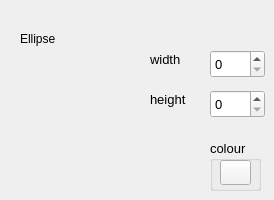
       <widget class="QWidget" name="page_ellipse">
        <widget class="QSpinBox" name="spinEllipseWidth">
         <property name="geometry">
          <rect>
           <x>210</x>
           <y>50</y>
           <width>55</width>
           <height>28</height>
          </rect>
         </property>
         <property name="font">
          <font>
           <pointsize>10</pointsize>
           <weight>50</weight>
           <bold>false</bold>
          </font>
         </property>
        </widget>
        <widget class="QSpinBox" name="spinEllipseHeight">
         <property name="geometry">
          <rect>
           <x>210</x>
           <y>90</y>
           <width>55</width>
           <height>28</height>
          </rect>
         </property>
         <property name="font">
          <font>
           <pointsize>10</pointsize>
           <weight>50</weight>
           <bold>false</bold>
          </font>
         </property>
        </widget>
        <widget class="QLabel" name="label_32">
         <property name="geometry">
          <rect>
           <x>20</x>
           <y>30</y>
           <width>62</width>
           <height>18</height>
          </rect>
         </property>
         <property name="text">
          <string>Ellipse</string>
         </property>
        </widget>
        <widget class="QLabel" name="label_33">
         <property name="geometry">
          <rect>
           <x>150</x>
           <y>50</y>
           <width>41</width>
           <height>18</height>
          </rect>
         </property>
         <property name="font">
          <font>
           <pointsize>10</pointsize>
           <weight>50</weight>
           <bold>false</bold>
          </font>
         </property>
         <property name="text">
          <string>width</string>
         </property>
        </widget>
        <widget class="QLabel" name="label_34">
         <property name="geometry">
          <rect>
           <x>150</x>
           <y>90</y>
           <width>51</width>
           <height>18</height>
          </rect>
         </property>
         <property name="font">
          <font>
           <pointsize>10</pointsize>
           <weight>50</weight>
           <bold>false</bold>
          </font>
         </property>
         <property name="text">
          <string>height</string>
         </property>
        </widget>
        <widget class="QGroupBox" name="groupBoxEllipseColour">
         <property name="geometry">
          <rect>
           <x>210</x>
           <y>140</y>
           <width>51</width>
           <height>51</height>
          </rect>
         </property>
         <property name="palette">
          <palette>
           <active>
            <colorrole role="WindowText">
             <brush brushstyle="SolidPattern">
              <color alpha="255">
               <red>0</red>
               <green>0</green>
               <blue>0</blue>
              </color>
             </brush>
            </colorrole>
            <colorrole role="Button">
             <brush brushstyle="SolidPattern">
              <color alpha="255">
               <red>242</red>
               <green>242</green>
               <blue>242</blue>
              </color>
             </brush>
            </colorrole>
            <colorrole role="Light">
             <brush brushstyle="SolidPattern">
              <color alpha="255">
               <red>255</red>
               <green>255</green>
               <blue>255</blue>
              </color>
             </brush>
            </colorrole>
            <colorrole role="Midlight">
             <brush brushstyle="SolidPattern">
              <color alpha="255">
               <red>248</red>
               <green>248</green>
               <blue>248</blue>
              </color>
             </brush>
            </colorrole>
            <colorrole role="Dark">
             <brush brushstyle="SolidPattern">
              <color alpha="255">
               <red>121</red>
               <green>121</green>
               <blue>121</blue>
              </color>
             </brush>
            </colorrole>
            <colorrole role="Mid">
             <brush brushstyle="SolidPattern">
              <color alpha="255">
               <red>161</red>
               <green>161</green>
               <blue>161</blue>
              </color>
             </brush>
            </colorrole>
            <colorrole role="Text">
             <brush brushstyle="SolidPattern">
              <color alpha="255">
               <red>0</red>
               <green>0</green>
               <blue>0</blue>
              </color>
             </brush>
            </colorrole>
            <colorrole role="BrightText">
             <brush brushstyle="SolidPattern">
              <color alpha="255">
               <red>255</red>
               <green>255</green>
               <blue>255</blue>
              </color>
             </brush>
            </colorrole>
            <colorrole role="ButtonText">
             <brush brushstyle="SolidPattern">
              <color alpha="255">
               <red>0</red>
               <green>0</green>
               <blue>0</blue>
              </color>
             </brush>
            </colorrole>
            <colorrole role="Base">
             <brush brushstyle="SolidPattern">
              <color alpha="255">
               <red>255</red>
               <green>255</green>
               <blue>255</blue>
              </color>
             </brush>
            </colorrole>
            <colorrole role="Window">
             <brush brushstyle="SolidPattern">
              <color alpha="255">
               <red>242</red>
               <green>242</green>
               <blue>242</blue>
              </color>
             </brush>
            </colorrole>
            <colorrole role="Shadow">
             <brush brushstyle="SolidPattern">
              <color alpha="255">
               <red>0</red>
               <green>0</green>
               <blue>0</blue>
              </color>
             </brush>
            </colorrole>
            <colorrole role="AlternateBase">
             <brush brushstyle="SolidPattern">
              <color alpha="255">
               <red>248</red>
               <green>248</green>
               <blue>248</blue>
              </color>
             </brush>
            </colorrole>
            <colorrole role="ToolTipBase">
             <brush brushstyle="SolidPattern">
              <color alpha="255">
               <red>255</red>
               <green>255</green>
               <blue>220</blue>
              </color>
             </brush>
            </colorrole>
            <colorrole role="ToolTipText">
             <brush brushstyle="SolidPattern">
              <color alpha="255">
               <red>0</red>
               <green>0</green>
               <blue>0</blue>
              </color>
             </brush>
            </colorrole>
            <colorrole role="PlaceholderText">
             <brush brushstyle="NoBrush">
              <color alpha="128">
               <red>0</red>
               <green>0</green>
               <blue>0</blue>
              </color>
             </brush>
            </colorrole>
           </active>
           <inactive>
            <colorrole role="WindowText">
             <brush brushstyle="SolidPattern">
              <color alpha="255">
               <red>0</red>
               <green>0</green>
               <blue>0</blue>
              </color>
             </brush>
            </colorrole>
            <colorrole role="Button">
             <brush brushstyle="SolidPattern">
              <color alpha="255">
               <red>242</red>
               <green>242</green>
               <blue>242</blue>
              </color>
             </brush>
            </colorrole>
            <colorrole role="Light">
             <brush brushstyle="SolidPattern">
              <color alpha="255">
               <red>255</red>
               <green>255</green>
               <blue>255</blue>
              </color>
             </brush>
            </colorrole>
            <colorrole role="Midlight">
             <brush brushstyle="SolidPattern">
              <color alpha="255">
               <red>248</red>
               <green>248</green>
               <blue>248</blue>
              </color>
             </brush>
            </colorrole>
            <colorrole role="Dark">
             <brush brushstyle="SolidPattern">
              <color alpha="255">
               <red>121</red>
               <green>121</green>
               <blue>121</blue>
              </color>
             </brush>
            </colorrole>
            <colorrole role="Mid">
             <brush brushstyle="SolidPattern">
              <color alpha="255">
               <red>161</red>
               <green>161</green>
               <blue>161</blue>
              </color>
             </brush>
            </colorrole>
            <colorrole role="Text">
             <brush brushstyle="SolidPattern">
              <color alpha="255">
               <red>0</red>
               <green>0</green>
               <blue>0</blue>
              </color>
             </brush>
            </colorrole>
            <colorrole role="BrightText">
             <brush brushstyle="SolidPattern">
              <color alpha="255">
               <red>255</red>
               <green>255</green>
               <blue>255</blue>
              </color>
             </brush>
            </colorrole>
            <colorrole role="ButtonText">
             <brush brushstyle="SolidPattern">
              <color alpha="255">
               <red>0</red>
               <green>0</green>
               <blue>0</blue>
              </color>
             </brush>
            </colorrole>
            <colorrole role="Base">
             <brush brushstyle="SolidPattern">
              <color alpha="255">
               <red>255</red>
               <green>255</green>
               <blue>255</blue>
              </color>
             </brush>
            </colorrole>
            <colorrole role="Window">
             <brush brushstyle="SolidPattern">
              <color alpha="255">
               <red>242</red>
               <green>242</green>
               <blue>242</blue>
              </color>
             </brush>
            </colorrole>
            <colorrole role="Shadow">
             <brush brushstyle="SolidPattern">
              <color alpha="255">
               <red>0</red>
               <green>0</green>
               <blue>0</blue>
              </color>
             </brush>
            </colorrole>
            <colorrole role="AlternateBase">
             <brush brushstyle="SolidPattern">
              <color alpha="255">
               <red>248</red>
               <green>248</green>
               <blue>248</blue>
              </color>
             </brush>
            </colorrole>
            <colorrole role="ToolTipBase">
             <brush brushstyle="SolidPattern">
              <color alpha="255">
               <red>255</red>
               <green>255</green>
               <blue>220</blue>
              </color>
             </brush>
            </colorrole>
            <colorrole role="ToolTipText">
             <brush brushstyle="SolidPattern">
              <color alpha="255">
               <red>0</red>
               <green>0</green>
               <blue>0</blue>
              </color>
             </brush>
            </colorrole>
            <colorrole role="PlaceholderText">
             <brush brushstyle="NoBrush">
              <color alpha="128">
               <red>0</red>
               <green>0</green>
               <blue>0</blue>
              </color>
             </brush>
            </colorrole>
           </inactive>
           <disabled>
            <colorrole role="WindowText">
             <brush brushstyle="SolidPattern">
              <color alpha="255">
               <red>121</red>
               <green>121</green>
               <blue>121</blue>
              </color>
             </brush>
            </colorrole>
            <colorrole role="Button">
             <brush brushstyle="SolidPattern">
              <color alpha="255">
               <red>242</red>
               <green>242</green>
               <blue>242</blue>
              </color>
             </brush>
            </colorrole>
            <colorrole role="Light">
             <brush brushstyle="SolidPattern">
              <color alpha="255">
               <red>255</red>
               <green>255</green>
               <blue>255</blue>
              </color>
             </brush>
            </colorrole>
            <colorrole role="Midlight">
             <brush brushstyle="SolidPattern">
              <color alpha="255">
               <red>248</red>
               <green>248</green>
               <blue>248</blue>
              </color>
             </brush>
            </colorrole>
            <colorrole role="Dark">
             <brush brushstyle="SolidPattern">
              <color alpha="255">
               <red>121</red>
               <green>121</green>
               <blue>121</blue>
              </color>
             </brush>
            </colorrole>
            <colorrole role="Mid">
             <brush brushstyle="SolidPattern">
              <color alpha="255">
               <red>161</red>
               <green>161</green>
               <blue>161</blue>
              </color>
             </brush>
            </colorrole>
            <colorrole role="Text">
             <brush brushstyle="SolidPattern">
              <color alpha="255">
               <red>121</red>
               <green>121</green>
               <blue>121</blue>
              </color>
             </brush>
            </colorrole>
            <colorrole role="BrightText">
             <brush brushstyle="SolidPattern">
              <color alpha="255">
               <red>255</red>
               <green>255</green>
               <blue>255</blue>
              </color>
             </brush>
            </colorrole>
            <colorrole role="ButtonText">
             <brush brushstyle="SolidPattern">
              <color alpha="255">
               <red>121</red>
               <green>121</green>
               <blue>121</blue>
              </color>
             </brush>
            </colorrole>
            <colorrole role="Base">
             <brush brushstyle="SolidPattern">
              <color alpha="255">
               <red>242</red>
               <green>242</green>
               <blue>242</blue>
              </color>
             </brush>
            </colorrole>
            <colorrole role="Window">
             <brush brushstyle="SolidPattern">
              <color alpha="255">
               <red>242</red>
               <green>242</green>
               <blue>242</blue>
              </color>
             </brush>
            </colorrole>
            <colorrole role="Shadow">
             <brush brushstyle="SolidPattern">
              <color alpha="255">
               <red>0</red>
               <green>0</green>
               <blue>0</blue>
              </color>
             </brush>
            </colorrole>
            <colorrole role="AlternateBase">
             <brush brushstyle="SolidPattern">
              <color alpha="255">
               <red>242</red>
               <green>242</green>
               <blue>242</blue>
              </color>
             </brush>
            </colorrole>
            <colorrole role="ToolTipBase">
             <brush brushstyle="SolidPattern">
              <color alpha="255">
               <red>255</red>
               <green>255</green>
               <blue>220</blue>
              </color>
             </brush>
            </colorrole>
            <colorrole role="ToolTipText">
             <brush brushstyle="SolidPattern">
              <color alpha="255">
               <red>0</red>
               <green>0</green>
               <blue>0</blue>
              </color>
             </brush>
            </colorrole>
            <colorrole role="PlaceholderText">
             <brush brushstyle="NoBrush">
              <color alpha="128">
               <red>0</red>
               <green>0</green>
               <blue>0</blue>
              </color>
             </brush>
            </colorrole>
           </disabled>
          </palette>
         </property>
         <property name="font">
          <font>
           <pointsize>10</pointsize>
           <weight>50</weight>
           <bold>false</bold>
          </font>
         </property>
         <property name="title">
          <string>colour</string>
         </property>
         <widget class="QToolButton" name="toolEllipseColour">
          <property name="geometry">
           <rect>
            <x>10</x>
            <y>20</y>
            <width>31</width>
            <height>25</height>
           </rect>
          </property>
          <property name="font">
           <font>
            <pointsize>10</pointsize>
            <weight>50</weight>
            <bold>false</bold>
           </font>
          </property>
          <property name="text">
           <string/>
          </property>
          <property name="autoRaise">
           <bool>false</bool>
          </property>
         </widget>
        </widget>
       </widget>
